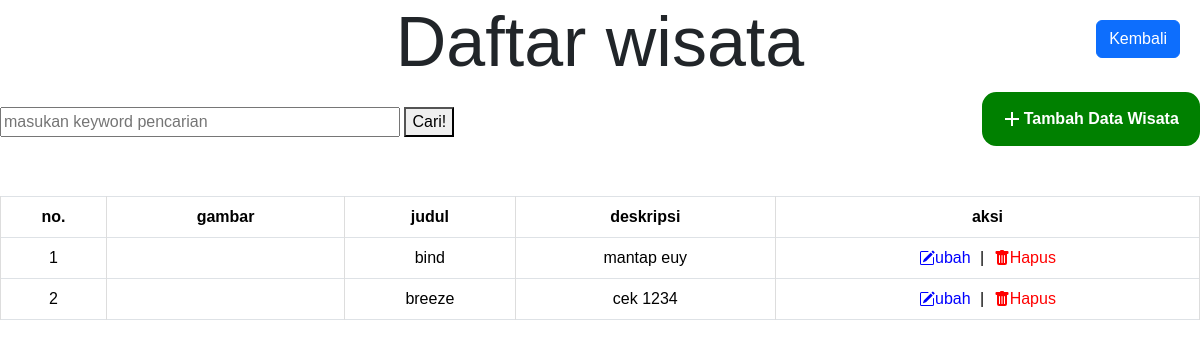
Before: /wisata.php (signed in) with the older database file.
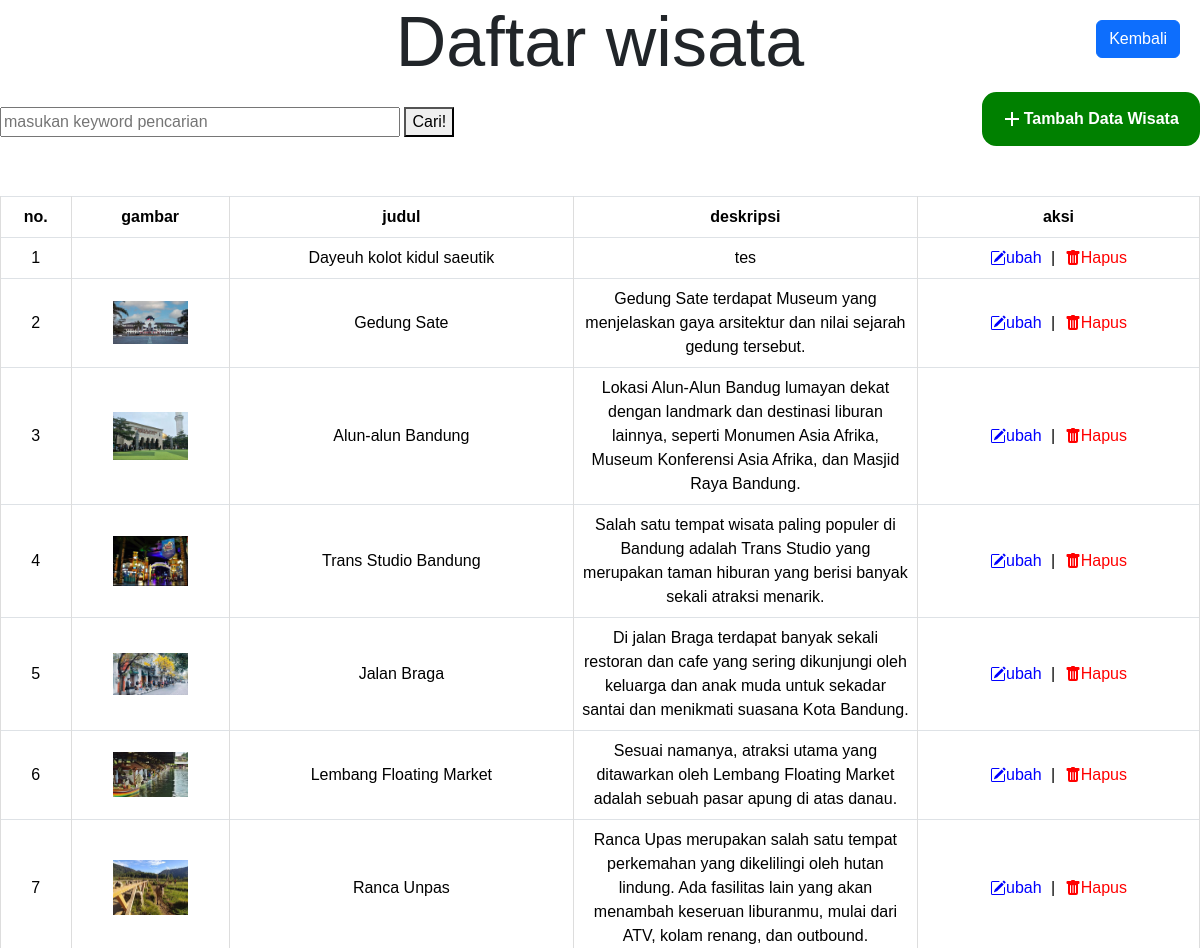
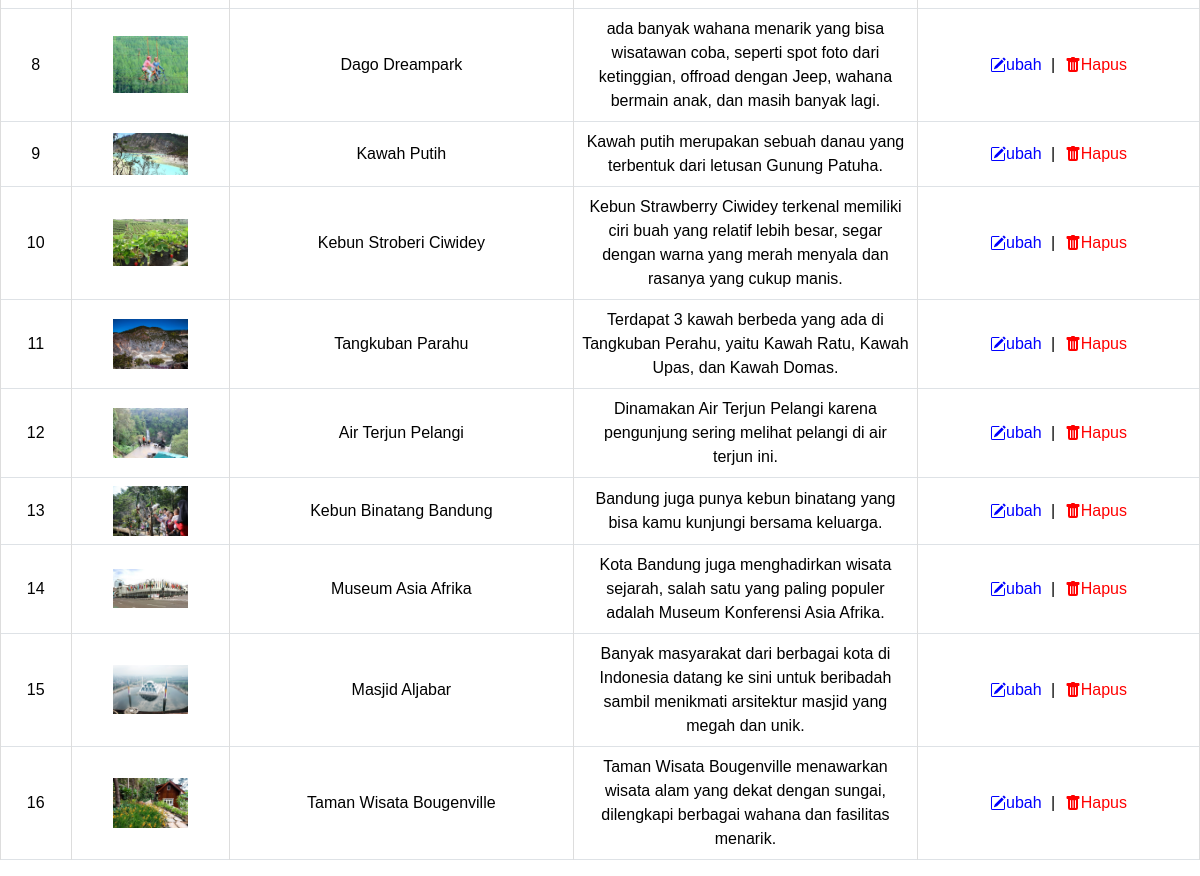
After: the same page with the newer database file (2 pictures, top to bottom).
### tables this page shows
CREATE TABLE `wisata` (
  `id` int NOT NULL,
  `judul` varchar(255) NOT NULL,
  `deskripsi` text NOT NULL,
  `gambar` varchar(255) NOT NULL
);

### functions.php (called while the page is built, shortened)
<?php
$conn = mysqli_connect("localhost", "root", "", "ulinz");
function query($query) {
    global $conn;
    $result = mysqli_query($conn, $query);
    $rows = [];
    while( $row = mysqli_fetch_assoc($result) ) {
        $rows[] = $row;
    }
    return $rows;
}
?>

### wisata.php (the view, shortened to what this page needs)
<?php
require 'functions.php';
$wisata = query("SELECT * FROM wisata");
?>
<!DOCTYPE html>
<html lang="en">
<head>
    <link href="https://cdn.jsdelivr.net/npm/bootstrap@5.3.3/dist/css/bootstrap.min.css" rel="stylesheet"
>
    <link rel="stylesheet" href="css/tabel.css">
</head>
<body>
    <a href="admin.php" class="btn btn-primary back-to-index">Kembali</a>
    <h1>Daftar wisata</h1>
    <div class="wrapper">
        <div class="search">
            <form action="" method="post">
                <input type="text" name="keyword" size="40" autofocus="" placeholder="masukan keyword pencarian"
                    autocomplete="off">
                <button type="submit" name="cari">Cari!</button>
            </form>
        </div>
        <a href="tambah.php">
            <button class="tambah">
                <span>
                    <svg xmlns="http://www.w3.org/2000/svg" viewBox="0 0 24 24" width="24" height="24">
                        <path fill="none" d="M0 0h24v24H0z"></path>
                        <path fill="currentColor" d="M11 11V5h2v6h6v2h-6v6h-2v-6H5v-2z"></path>
                    </svg> Tambah Data Wisata
                </span>
            </button>
        </a>
    </div>
    <table class="table table-bordered table-hover">
        <tr>
            <th>no.</th>
            <th>gambar</th>
            <th>judul</th>
            <th>deskripsi</th>
            <th>aksi</th>
        </tr>
        <?php $i = 1; ?>
        <?php foreach( $wisata as $row) : ?>
        <tr>
            <td><?= $i; ?></td>
            <td>
                <img src="assets/img/<?= $row["gambar"]; ?>" width="75" alt="">
            </td>
            <td><?= $row["judul"]  ?></td>
            <td><?= $row["deskripsi"]  ?></td>
            <td>
                <a class="ubah" href="ubah.php?id=<?= $row["id"] ?>">
                    ubah
                </a> |
                <a class="hapus" href="hapus.php?id=<?= $row["id"]; ?>" onclick="return confirm('yakin?');">
                    Hapus
                </a>
            </td>
        </tr>
        <?php $i++; ?>
        <?php endforeach; ?>
    </table>
</body>
</html>

### css/tabel.css (style rules this page uses)
body { font-family: Arial, sans-serif; margin: 0; padding: 0; }
.back-to-index { position: fixed; top: 20px; right: 20px; z-index: 1000; }
table { width: 100%; border-collapse: collapse; }
th, td { text-align: center; padding: 8px; border: 1px solid #ddd; vertical-align: middle; word-wrap: break-word; max-width: 200px; }
img { display: block; margin-left: auto; margin-right: auto; }
th { background-color: #f2f2f2; }
td a { margin: 0 5px; }
td { word-wrap: break-word; white-space: normal; }
.tambah { border: 2px solid green; background-color: green; border-radius: 0.9em; padding: 0.8em 1.2em 0.8em 1em; transition: all ease-in-out 0.2s; font-size: 16px; }
.tambah span { display: flex; justify-content: center; align-items: center; color: #fff; font-weight: 600; }
.hapus { color: red; text-decoration: none; }
.ubah { color: blue; text-decoration: none; }
h1 { text-align: center; font-size: 70px; }

### wisata.php (style rules this page uses)
.wrapper { display: flex; flex-direction: row; justify-content: space-between; margin-bottom: 50px; }
.search { margin-top: 15px; }

Changed rows visible on the page:
removed wisata: judul "bind", deskripsi "mantap euy"
removed wisata: judul "breeze", deskripsi "cek 1234"
added wisata: judul "Dayeuh kolot kidul saeutik", deskripsi "tes"
added wisata: gambar (picture), judul "Gedung Sate", deskripsi "Gedung Sate terdapat Museum yang menjelaskan gaya arsitektur dan nilai sejarah gedung tersebut."
added wisata: gambar (picture), judul "Alun-alun Bandung", deskripsi "Lokasi Alun-Alun Bandug lumayan dekat dengan landmark dan destinasi liburan lainnya, seperti Monumen Asia Afrika, Museum Konferensi Asia Afrika, dan Masjid Raya Bandung."
added wisata: gambar (picture), judul "Trans Studio Bandung", deskripsi "Salah satu tempat wisata paling populer di Bandung adalah Trans Studio yang merupakan taman hiburan yang berisi banyak sekali atraksi menarik."
added wisata: gambar (picture), judul "Jalan Braga", deskripsi "Di jalan Braga terdapat banyak sekali restoran dan cafe yang sering dikunjungi oleh keluarga dan anak muda untuk sekadar santai dan menikmati suasana Kota Bandung."
added wisata: gambar (picture), judul "Lembang Floating Market", deskripsi "Sesuai namanya, atraksi utama yang ditawarkan oleh Lembang Floating Market adalah sebuah pasar apung di atas danau."
added wisata: gambar (picture), judul "Ranca Unpas", deskripsi "Ranca Upas merupakan salah satu tempat perkemahan yang dikelilingi oleh hutan lindung. Ada fasilitas lain yang akan menambah keseruan liburanmu, mulai dari ATV, kolam renang, dan outbound."
added wisata: gambar (picture), judul "Dago Dreampark", deskripsi "ada banyak wahana menarik yang bisa wisatawan coba, seperti spot foto dari ketinggian, offroad dengan Jeep, wahana bermain anak, dan masih banyak lagi."
added wisata: gambar (picture), judul "Kawah Putih", deskripsi "Kawah putih merupakan sebuah danau yang terbentuk dari letusan Gunung Patuha."
added wisata: gambar (picture), judul "Kebun Stroberi Ciwidey", deskripsi "Kebun Strawberry Ciwidey terkenal memiliki ciri buah yang relatif lebih besar, segar dengan warna yang merah menyala dan rasanya yang cukup manis."
added wisata: gambar (picture), judul "Tangkuban Parahu", deskripsi "Terdapat 3 kawah berbeda yang ada di Tangkuban Perahu, yaitu Kawah Ratu, Kawah Upas, dan Kawah Domas."
added wisata: gambar (picture), judul "Air Terjun Pelangi", deskripsi "Dinamakan Air Terjun Pelangi karena pengunjung sering melihat pelangi di air terjun ini."
added wisata: gambar (picture), judul "Kebun Binatang Bandung", deskripsi "Bandung juga punya kebun binatang yang bisa kamu kunjungi bersama keluarga."
added wisata: gambar (picture), judul "Museum Asia Afrika", deskripsi "Kota Bandung juga menghadirkan wisata sejarah, salah satu yang paling populer adalah Museum Konferensi Asia Afrika."
added wisata: gambar (picture), judul "Masjid Aljabar", deskripsi "Banyak masyarakat dari berbagai kota di Indonesia datang ke sini untuk beribadah sambil menikmati arsitektur masjid yang megah dan unik."
added wisata: gambar (picture), judul "Taman Wisata Bougenville", deskripsi "Taman Wisata Bougenville menawarkan wisata alam yang dekat dengan sungai, dilengkapi berbagai wahana dan fasilitas menarik."
